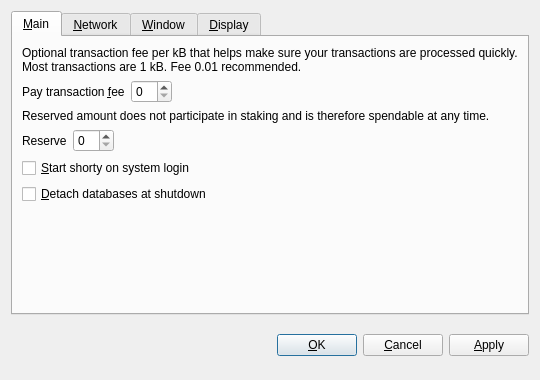
<?xml version="1.0" encoding="UTF-8"?>
<ui version="4.0">
 <class>OptionsDialog</class>
 <widget class="QDialog" name="OptionsDialog">
  <property name="geometry">
   <rect>
    <x>0</x>
    <y>0</y>
    <width>540</width>
    <height>380</height>
   </rect>
  </property>
  <property name="windowTitle">
   <string>Options</string>
  </property>
  <property name="modal">
   <bool>true</bool>
  </property>
  <layout class="QVBoxLayout" name="verticalLayout">
   <item>
    <widget class="QTabWidget" name="tabWidget">
     <property name="tabPosition">
      <enum>QTabWidget::North</enum>
     </property>
     <property name="currentIndex">
      <number>0</number>
     </property>
     <widget class="QWidget" name="tabMain">
      <attribute name="title">
       <string>&amp;Main</string>
      </attribute>
      <layout class="QVBoxLayout" name="verticalLayout_Main">
       <item>
        <widget class="QLabel" name="transactionFeeInfoLabel">
         <property name="text">
          <string>Optional transaction fee per kB that helps make sure your transactions are processed quickly. Most transactions are 1 kB. Fee 0.01 recommended.</string>
         </property>
         <property name="textFormat">
          <enum>Qt::PlainText</enum>
         </property>
         <property name="wordWrap">
          <bool>true</bool>
         </property>
        </widget>
       </item>
       <item>
        <layout class="QHBoxLayout" name="horizontalLayoutFee">
         <item>
          <widget class="QLabel" name="transactionFeeLabel">
           <property name="text">
            <string>Pay transaction &amp;fee</string>
           </property>
           <property name="textFormat">
            <enum>Qt::PlainText</enum>
           </property>
           <property name="buddy">
            <cstring>transactionFee</cstring>
           </property>
          </widget>
         </item>
         <item>
          <widget class="BitcoinAmountField" name="transactionFee"/>
         </item>
         <item>
          <spacer name="horizontalSpacerFee">
           <property name="orientation">
            <enum>Qt::Horizontal</enum>
           </property>
           <property name="sizeHint" stdset="0">
            <size>
             <width>40</width>
             <height>20</height>
            </size>
           </property>
          </spacer>
         </item>
        </layout>
       </item>
       <item>
        <widget class="QLabel" name="reserveBalanceInfoLabel">
         <property name="text">
          <string>Reserved amount does not participate in staking and is therefore spendable at any time.</string>
         </property>
         <property name="textFormat">
          <enum>Qt::PlainText</enum>
         </property>
         <property name="wordWrap">
          <bool>true</bool>
         </property>
        </widget>
       </item>
       <item>
        <layout class="QHBoxLayout" name="horizontalLayoutReserveBalance">
         <item>
          <widget class="QLabel" name="reserveBalanceLabel">
           <property name="text">
            <string>Reserve</string>
           </property>
           <property name="textFormat">
            <enum>Qt::PlainText</enum>
           </property>
           <property name="buddy">
            <cstring>reserveBalance</cstring>
           </property>
          </widget>
         </item>
         <item>
          <widget class="BitcoinAmountField" name="reserveBalance"/>
         </item>
         <item>
          <spacer name="horizontalSpacerReserveBalance">
           <property name="orientation">
            <enum>Qt::Horizontal</enum>
           </property>
           <property name="sizeHint" stdset="0">
            <size>
             <width>40</width>
             <height>20</height>
            </size>
           </property>
          </spacer>
         </item>
        </layout>
       </item>
       <item>
        <widget class="QCheckBox" name="bitcoinAtStartup">
         <property name="toolTip">
          <string>Automatically start shorty after logging in to the system.</string>
         </property>
         <property name="text">
          <string>&amp;Start shorty on system login</string>
         </property>
        </widget>
       </item>
       <item>
        <widget class="QCheckBox" name="detachDatabases">
         <property name="toolTip">
          <string>Detach block and address databases at shutdown. This means they can be moved to another data directory, but it slows down shutdown. The wallet is always detached.</string>
         </property>
         <property name="text">
          <string>&amp;Detach databases at shutdown</string>
         </property>
        </widget>
       </item>
       <item>
        <spacer name="verticalSpacer_Main">
         <property name="orientation">
          <enum>Qt::Vertical</enum>
         </property>
         <property name="sizeHint" stdset="0">
          <size>
           <width>20</width>
           <height>40</height>
          </size>
         </property>
        </spacer>
       </item>
      </layout>
     </widget>
     <widget class="QWidget" name="tabNetwork">
      <attribute name="title">
       <string>&amp;Network</string>
      </attribute>
      <layout class="QVBoxLayout" name="verticalLayout_Network">
       <item>
        <widget class="QCheckBox" name="mapPortUpnp">
         <property name="toolTip">
          <string>Automatically open the shorty client port on the router. This only works when your router supports UPnP and it is enabled.</string>
         </property>
         <property name="text">
          <string>Map port using &amp;UPnP</string>
         </property>
        </widget>
       </item>
       <item>
        <widget class="QCheckBox" name="connectSocks">
         <property name="toolTip">
          <string>Connect to the shorty network through a SOCKS proxy (e.g. when connecting through Tor).</string>
         </property>
         <property name="text">
          <string>&amp;Connect through SOCKS proxy:</string>
         </property>
        </widget>
       </item>
       <item>
        <layout class="QHBoxLayout" name="horizontalLayout_Network">
         <item>
          <widget class="QLabel" name="proxyIpLabel">
           <property name="text">
            <string>Proxy &amp;IP:</string>
           </property>
           <property name="textFormat">
            <enum>Qt::PlainText</enum>
           </property>
           <property name="buddy">
            <cstring>proxyIp</cstring>
           </property>
          </widget>
         </item>
         <item>
          <widget class="QValidatedLineEdit" name="proxyIp">
           <property name="maximumSize">
            <size>
             <width>140</width>
             <height>16777215</height>
            </size>
           </property>
           <property name="toolTip">
            <string>IP address of the proxy (e.g. 127.0.0.1)</string>
           </property>
          </widget>
         </item>
         <item>
          <widget class="QLabel" name="proxyPortLabel">
           <property name="text">
            <string>&amp;Port:</string>
           </property>
           <property name="textFormat">
            <enum>Qt::PlainText</enum>
           </property>
           <property name="buddy">
            <cstring>proxyPort</cstring>
           </property>
          </widget>
         </item>
         <item>
          <widget class="QLineEdit" name="proxyPort">
           <property name="maximumSize">
            <size>
             <width>55</width>
             <height>16777215</height>
            </size>
           </property>
           <property name="toolTip">
            <string>Port of the proxy (e.g. 9050)</string>
           </property>
          </widget>
         </item>
         <item>
          <widget class="QLabel" name="socksVersionLabel">
           <property name="text">
            <string>SOCKS &amp;Version:</string>
           </property>
           <property name="textFormat">
            <enum>Qt::PlainText</enum>
           </property>
           <property name="buddy">
            <cstring>socksVersion</cstring>
           </property>
          </widget>
         </item>
         <item>
          <widget class="QValueComboBox" name="socksVersion">
           <property name="toolTip">
            <string>SOCKS version of the proxy (e.g. 5)</string>
           </property>
          </widget>
         </item>
         <item>
          <spacer name="horizontalSpacer_Network">
           <property name="orientation">
            <enum>Qt::Horizontal</enum>
           </property>
           <property name="sizeHint" stdset="0">
            <size>
             <width>40</width>
             <height>20</height>
            </size>
           </property>
          </spacer>
         </item>
        </layout>
       </item>
       <item>
        <spacer name="verticalSpacer_Network">
         <property name="orientation">
          <enum>Qt::Vertical</enum>
         </property>
         <property name="sizeHint" stdset="0">
          <size>
           <width>20</width>
           <height>40</height>
          </size>
         </property>
        </spacer>
       </item>
      </layout>
     </widget>
     <widget class="QWidget" name="tabWindow">
      <attribute name="title">
       <string>&amp;Window</string>
      </attribute>
      <layout class="QVBoxLayout" name="verticalLayout_Window">
       <item>
        <widget class="QCheckBox" name="minimizeToTray">
         <property name="toolTip">
          <string>Show only a tray icon after minimizing the window.</string>
         </property>
         <property name="text">
          <string>&amp;Minimize to the tray instead of the taskbar</string>
         </property>
        </widget>
       </item>
       <item>
        <widget class="QCheckBox" name="minimizeOnClose">
         <property name="toolTip">
          <string>Minimize instead of exit the application when the window is closed. When this option is enabled, the application will be closed only after selecting Quit in the menu.</string>
         </property>
         <property name="text">
          <string>M&amp;inimize on close</string>
         </property>
        </widget>
       </item>
       <item>
        <spacer name="verticalSpacer_Window">
         <property name="orientation">
          <enum>Qt::Vertical</enum>
         </property>
         <property name="sizeHint" stdset="0">
          <size>
           <width>20</width>
           <height>40</height>
          </size>
         </property>
        </spacer>
       </item>
      </layout>
     </widget>
     <widget class="QWidget" name="tabDisplay">
      <attribute name="title">
       <string>&amp;Display</string>
      </attribute>
      <layout class="QVBoxLayout" name="verticalLayout_Display">
       <item>
        <layout class="QHBoxLayout" name="horizontalLayout_1_Display">
         <item>
          <widget class="QLabel" name="langLabel">
           <property name="text">
            <string>User Interface &amp;language:</string>
           </property>
           <property name="textFormat">
            <enum>Qt::PlainText</enum>
           </property>
           <property name="buddy">
            <cstring>lang</cstring>
           </property>
          </widget>
         </item>
         <item>
          <widget class="QValueComboBox" name="lang">
           <property name="toolTip">
            <string>The user interface language can be set here. This setting will take effect after restarting shorty.</string>
           </property>
          </widget>
         </item>
        </layout>
       </item>
       <item>
        <layout class="QHBoxLayout" name="horizontalLayout_2_Display">
         <item>
          <widget class="QLabel" name="unitLabel">
           <property name="text">
            <string>&amp;Unit to show amounts in:</string>
           </property>
           <property name="textFormat">
            <enum>Qt::PlainText</enum>
           </property>
           <property name="buddy">
            <cstring>unit</cstring>
           </property>
          </widget>
         </item>
         <item>
          <widget class="QValueComboBox" name="unit">
           <property name="toolTip">
            <string>Choose the default subdivision unit to show in the interface and when sending coins.</string>
           </property>
          </widget>
         </item>
        </layout>
       </item>
       <item>
        <widget class="QCheckBox" name="displayAddresses">
         <property name="toolTip">
          <string>Whether to show shorty addresses in the transaction list or not.</string>
         </property>
         <property name="text">
          <string>&amp;Display addresses in transaction list</string>
         </property>
        </widget>
       </item>
       <item>
        <widget class="QCheckBox" name="coinControlFeatures">
         <property name="toolTip">
          <string>Whether to show coin control features or not.</string>
         </property>
         <property name="text">
          <string>Display coin &amp;control features (experts only!)</string>
         </property>
        </widget>
       </item>
       <item>
        <spacer name="verticalSpacer_Display">
         <property name="orientation">
          <enum>Qt::Vertical</enum>
         </property>
         <property name="sizeHint" stdset="0">
          <size>
           <width>20</width>
           <height>40</height>
          </size>
         </property>
        </spacer>
       </item>
      </layout>
     </widget>
    </widget>
   </item>
   <item>
    <layout class="QHBoxLayout" name="horizontalLayout_Buttons">
     <item>
      <spacer name="horizontalSpacer_1">
       <property name="orientation">
        <enum>Qt::Horizontal</enum>
       </property>
       <property name="sizeHint" stdset="0">
        <size>
         <width>40</width>
         <height>48</height>
        </size>
       </property>
      </spacer>
     </item>
     <item>
      <widget class="QLabel" name="statusLabel">
       <property name="font">
        <font>
         <weight>75</weight>
         <bold>true</bold>
        </font>
       </property>
       <property name="text">
        <string/>
       </property>
       <property name="textFormat">
        <enum>Qt::PlainText</enum>
       </property>
       <property name="wordWrap">
        <bool>true</bool>
       </property>
      </widget>
     </item>
     <item>
      <spacer name="horizontalSpacer_2">
       <property name="orientation">
        <enum>Qt::Horizontal</enum>
       </property>
       <property name="sizeHint" stdset="0">
        <size>
         <width>40</width>
         <height>48</height>
        </size>
       </property>
      </spacer>
     </item>
     <item>
      <widget class="QPushButton" name="okButton">
       <property name="text">
        <string>&amp;OK</string>
       </property>
      </widget>
     </item>
     <item>
      <widget class="QPushButton" name="cancelButton">
       <property name="text">
        <string>&amp;Cancel</string>
       </property>
       <property name="autoDefault">
        <bool>false</bool>
       </property>
      </widget>
     </item>
     <item>
      <widget class="QPushButton" name="applyButton">
       <property name="text">
        <string>&amp;Apply</string>
       </property>
       <property name="autoDefault">
        <bool>false</bool>
       </property>
      </widget>
     </item>
    </layout>
   </item>
  </layout>
 </widget>
 <customwidgets>
  <customwidget>
   <class>BitcoinAmountField</class>
   <extends>QSpinBox</extends>
   <header>bitcoinamountfield.h</header>
  </customwidget>
  <customwidget>
   <class>QValueComboBox</class>
   <extends>QComboBox</extends>
   <header>qvaluecombobox.h</header>
  </customwidget>
  <customwidget>
   <class>QValidatedLineEdit</class>
   <extends>QLineEdit</extends>
   <header>qvalidatedlineedit.h</header>
  </customwidget>
 </customwidgets>
 <resources/>
 <connections/>
</ui>
